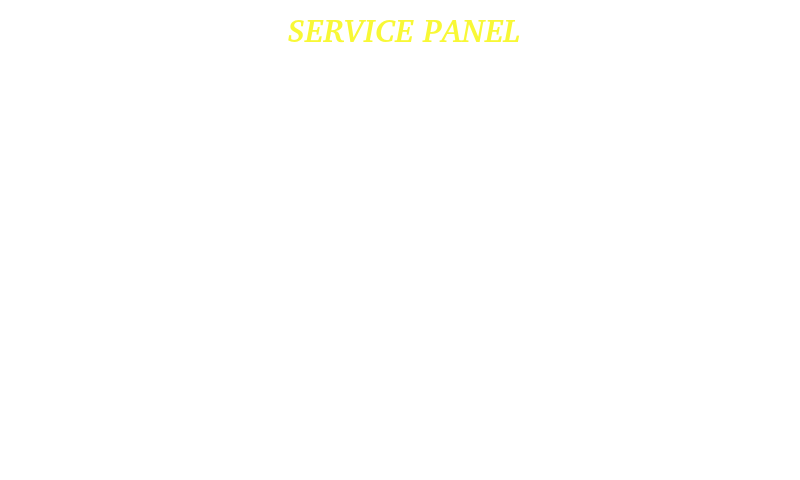
<?xml version="1.0" encoding="UTF-8"?>
<ui version="4.0">
 <class>ServicePanelMenu</class>
 <widget class="QWidget" name="ServicePanelMenu">
  <property name="geometry">
   <rect>
    <x>0</x>
    <y>0</y>
    <width>800</width>
    <height>480</height>
   </rect>
  </property>
  <property name="windowTitle">
   <string notr="true">Form</string>
  </property>
  <property name="styleSheet">
   <string notr="true">background-color:rgb(0,0,0,0);
background-image:url(://ServicePanel/ServicePanel/service_panel_menu.png);
border: 0px;</string>
  </property>
  <widget class="QFrame" name="ServicePanelMenuFrame">
   <property name="geometry">
    <rect>
     <x>0</x>
     <y>-1</y>
     <width>800</width>
     <height>480</height>
    </rect>
   </property>
   <property name="frameShape">
    <enum>QFrame::StyledPanel</enum>
   </property>
   <property name="frameShadow">
    <enum>QFrame::Raised</enum>
   </property>
   <widget class="QLabel" name="servicePanelMenuLabel">
    <property name="geometry">
     <rect>
      <x>121</x>
      <y>10</y>
      <width>566</width>
      <height>41</height>
     </rect>
    </property>
    <property name="font">
     <font>
      <family>Bitstream Charter</family>
      <pointsize>24</pointsize>
      <weight>75</weight>
      <italic>true</italic>
      <bold>true</bold>
     </font>
    </property>
    <property name="styleSheet">
     <string notr="true">background-image:url(/transparent.png);
color: rgb(248, 248, 54);</string>
    </property>
    <property name="text">
     <string notr="true">SERVICE PANEL</string>
    </property>
    <property name="alignment">
     <set>Qt::AlignCenter</set>
    </property>
   </widget>
   <widget class="QPushButton" name="CalibMenuButton">
    <property name="geometry">
     <rect>
      <x>345</x>
      <y>180</y>
      <width>120</width>
      <height>120</height>
     </rect>
    </property>
    <property name="styleSheet">
     <string notr="true">background-image:url(://ServicePanel/ServicePanel/calib_menu.png);
</string>
    </property>
    <property name="text">
     <string/>
    </property>
   </widget>
   <widget class="QPushButton" name="ToolsMenuButton">
    <property name="geometry">
     <rect>
      <x>125</x>
      <y>180</y>
      <width>120</width>
      <height>120</height>
     </rect>
    </property>
    <property name="styleSheet">
     <string notr="true">background-image:url(://ServicePanel/ServicePanel/tools_menu.png);
</string>
    </property>
    <property name="text">
     <string/>
    </property>
   </widget>
   <widget class="QPushButton" name="PackagePanelButton">
    <property name="geometry">
     <rect>
      <x>570</x>
      <y>180</y>
      <width>120</width>
      <height>120</height>
     </rect>
    </property>
    <property name="styleSheet">
     <string notr="true">border-image:url(:/Pulsanti/Pulsanti/Clock.png);
background-image: url(:/transparent.png);</string>
    </property>
    <property name="text">
     <string/>
    </property>
   </widget>
   <widget class="QPushButton" name="exitButton">
    <property name="geometry">
     <rect>
      <x>0</x>
      <y>0</y>
      <width>111</width>
      <height>111</height>
     </rect>
    </property>
    <property name="text">
     <string/>
    </property>
   </widget>
  </widget>
 </widget>
 <resources/>
 <connections/>
</ui>
